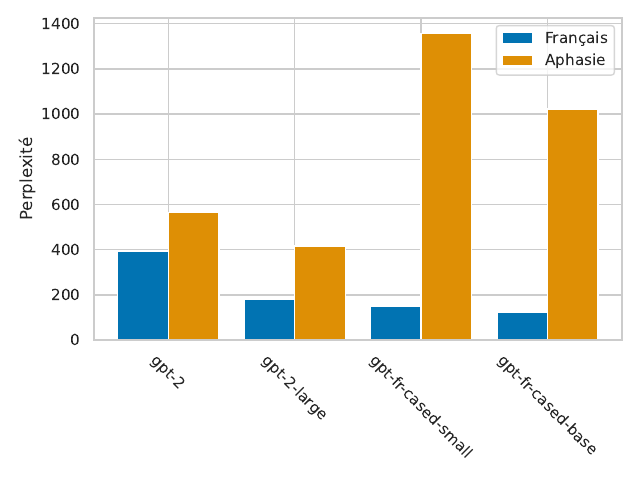

The script that saved this image:
from matplotlib import pyplot as plt
import seaborn as sns
import numpy as np
import pandas as pd


def main():
    df = {
        "french": {
            "gpt-2": 392.07,
            "gpt-2-large": 182.20,
            "gpt-fr-cased-small": 147.84,
            "gpt-fr-cased-base": 123.93,
        },
        "aphasia": {
            "gpt-2": 566.07,
            "gpt-2-large": 417.30,
            "gpt-fr-cased-small": 1357.31,
            "gpt-fr-cased-base": 1023.12,
        },
    }

    df = pd.DataFrame(df)
    x = np.arange(len(df.index))
    sns.set(style="whitegrid", palette="colorblind")
    plt.bar(x - 0.2, df["french"], 0.4, label="Français")
    plt.bar(x + 0.2, df["aphasia"], 0.4, label="Aphasie")
    plt.xticks(x, df.index, rotation=-45)
    plt.ylabel("Perplexité")
    plt.legend()
    plt.tight_layout()
    plt.savefig("assets/python/perplexity.pdf")


if __name__ == "__main__":
    main()
